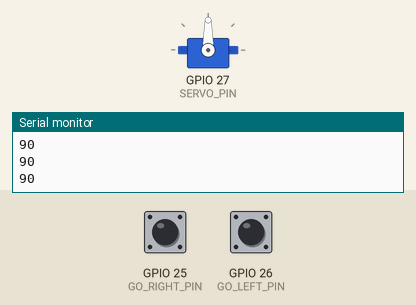
Simulated run of this program. Board: ESP32. On the bench: servo, the last lines printed to the serial monitor. The inputs (shaded band) are chosen by the test bench; at power-on: GPIO 25 (GO_RIGHT_PIN) HIGH, GPIO 26 (GO_LEFT_PIN) HIGH.

Above: at 1.2 s.
1.3 s: GPIO 25 (GO_RIGHT_PIN) pulled LOW for 1 s
At 2.7 s:
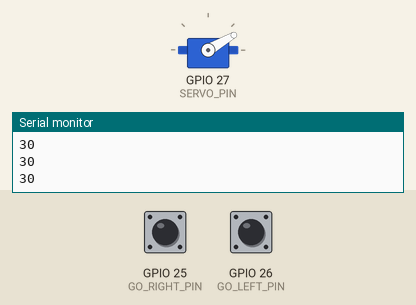
4.3 s: GPIO 26 (GO_LEFT_PIN) pulled LOW for 3.2 s
At 7.5 s:
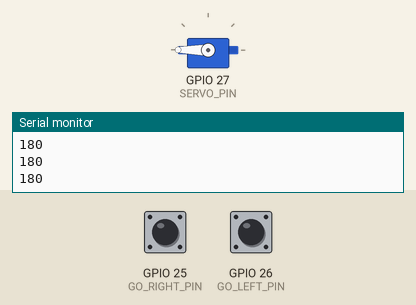
9.0 s: GPIO 25 (GO_RIGHT_PIN) pulled LOW for 3.2 s
At 12.9 s:
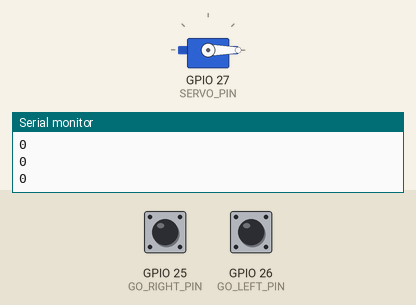
13.7 s: GPIO 26 (GO_LEFT_PIN) pulled LOW for 1 s
At 15.0 s:
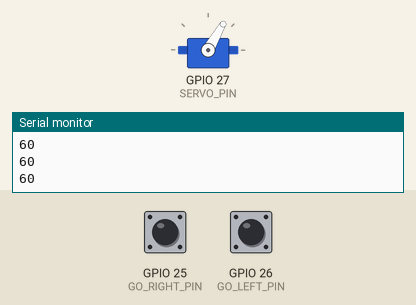
16.7 s: GPIO 25 (GO_RIGHT_PIN) pulled LOW for 0.15 s
At 17.4 s:
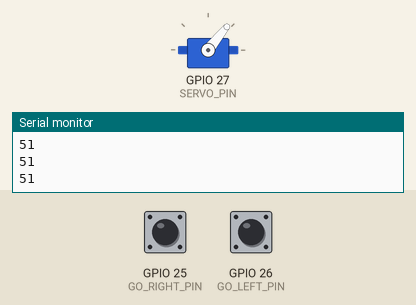
Timing chart, 0 to 19.3 s (numbered marks = the images above; inputs shaded):
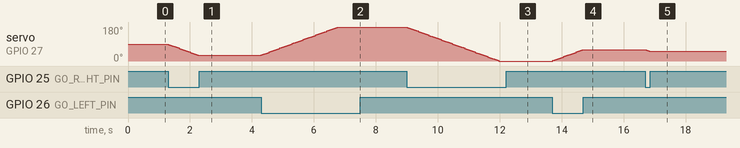

The program:

main.cpp
```cpp
#include <Arduino.h>
#include <ESP32Servo.h>

#define SERVO_PIN 27
#define MOVE_SPEED 3
#define SERIAL_BAUD 115200
#define PERIOD 50
#define DELAY 50

#define GO_LEFT_PIN 26
#define GO_RIGHT_PIN 25
#define GO_

Servo myServo;

int target_location = 90;

void setup() {
  Serial.begin(SERIAL_BAUD);
  myServo.setPeriodHertz(PERIOD);
  myServo.attach(SERVO_PIN, 500, 2500);

  pinMode(GO_LEFT_PIN, INPUT_PULLUP);
  pinMode(GO_RIGHT_PIN, INPUT_PULLUP);

  myServo.write(target_location);
}

void loop() {
  if (digitalRead(GO_LEFT_PIN) == LOW && target_location < 180) {
    target_location += MOVE_SPEED;
  }

  if (digitalRead(GO_RIGHT_PIN) == LOW && target_location > 0) {
    target_location -= MOVE_SPEED;
  }

  Serial.println(target_location);
  myServo.write(target_location);
  delay(DELAY);
}
```

Measured:
- after the input at 1.3 s, servo on GPIO 27 (SERVO_PIN): moves from 90° to 30° over 0.95 s, starting at once
- after the input at 4.3 s, servo on GPIO 27 (SERVO_PIN): moves from 30° to 180° over 2.5 s, starting at once
- after the input at 9.0 s, servo on GPIO 27 (SERVO_PIN): moves from 180° to 0° over 3.0 s, starting at once
- after the input at 13.7 s, servo on GPIO 27 (SERVO_PIN): moves from 0° to 60° over 0.95 s, starting at once
- after the input at 16.7 s, servo on GPIO 27 (SERVO_PIN): 60° → 51° at once
